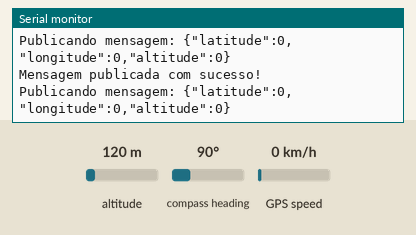
This sketch was run on a simulated ESP32. Shown: the last lines printed to the serial monitor. The inputs (shaded band) are chosen by the test bench; at power-on: altitude 120 m, compass heading 90°, GPS speed 0 km/h. WiFi joins after 1.5 s; servers stay silent unless stated; the GPS gets a fix after 3 s at 37.7749, -122.4194 with 8 satellites; no MQTT or app messages arrive unless stated.

Above: at 2.8 s.
2.9 s: altitude set to 20 m
At 3.8 s:
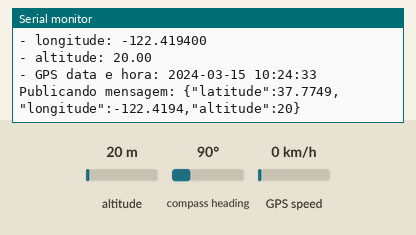
5.1 s: altitude set to 250 m
At 6.0 s:
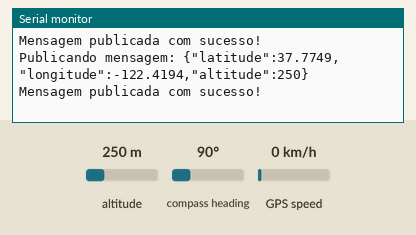
13.3 s: altitude set to 20 m
At 14.1 s:
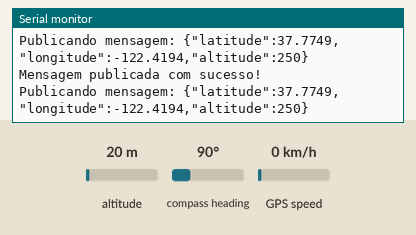
25.6 s: altitude set to 500 m
At 26.6 s:
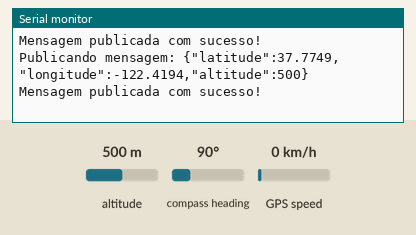
Timing chart, 0 to 28.6 s (numbered marks = the images above; inputs shaded):
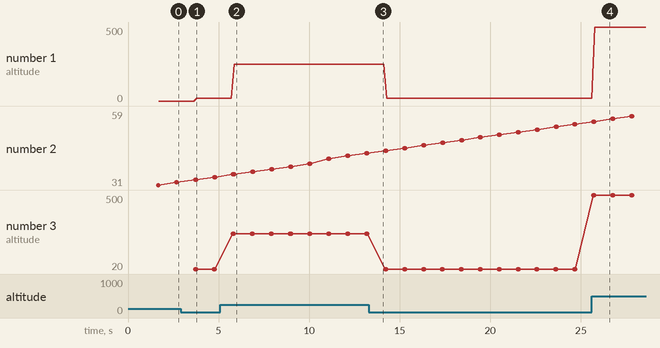

The sketch:

Device_ConteinerTracker.ino
```cpp
#include <Adafruit_MPU6050.h>
#include <TinyGPS++.h>
#include <Adafruit_Sensor.h>
#include <WiFiClientSecure.h>
#include <PubSubClient.h>
#include <ArduinoJson.h>
#include <Wire.h>
#include "secrets.h"
#include "WiFi.h"

#define GPS_BAUDRATE 9600
#define AWS_IOT_PUBLISH_TOPIC   "esp32/pub"

float lat, lng, alt;

Adafruit_MPU6050 mpu;
TinyGPSPlus gps;

WiFiClientSecure net = WiFiClientSecure();
PubSubClient client(net);

void setup() {
  // Inicializa a comunicação serial a 115200 bps
  Serial.begin(19200);
  Serial2.begin(GPS_BAUDRATE);

  // Aguarda até que as interfaces serial estejam disponíveis
  while (!Serial) {
    delay(10);
  }

  connectAWS();

  Serial.println(F("Sistema Inicializando..."));

  // Inicializa o MPU6050
  while (!mpu.begin()) {
    Serial.println(F("Falha ao encontrar o chip MPU6050"));
    delay(100);
  }

  // Configura detecção de movimento
  mpu.setHighPassFilter(MPU6050_HIGHPASS_0_63_HZ);
  mpu.setMotionDetectionThreshold(5);
  mpu.setMotionDetectionDuration(40);
  mpu.setInterruptPinLatch(true);  // Mantém latched. Desligará quando reiniciado.
  mpu.setInterruptPinPolarity(true);
  mpu.setMotionInterrupt(true);

  delay(100);
}

void loop() {
  // Verifica o status de interrupção de movimento
  if (mpu.getMotionInterruptStatus()) {
    // Tenta obter a posição GPS
    GetPos();
    publishMessage();
  }

  // Mantenha a conexão MQTT viva
  client.loop();

  delay(10);
}

void GetPos() {
  // Verifica se há dados disponíveis no Serial2
  while (Serial2.available() > 0) {
    // Codifica os dados do GPS
    if (gps.encode(Serial2.read())) {
      if (gps.location.isValid()) {
        Serial.print(F("- latitude: "));
        Serial.println(gps.location.lat(), 6);  // Precisão de 6 casas decimais
        lat = gps.location.lat();

        Serial.print(F("- longitude: "));
        Serial.println(gps.location.lng(), 6);  // Precisão de 6 casas decimais
        lng = gps.location.lng();

        Serial.print(F("- altitude: "));
        if (gps.altitude.isValid()) {
          Serial.println(gps.altitude.meters(), 2);  // Precisão de 2 casas decimais
          alt = gps.altitude.meters();

        } else {
          Serial.println(F("INVALIDO"));
        }
      } else {
        Serial.println(F("- localizacao: INVALIDO"));
      }

      Serial.print(F("- GPS data e hora: "));
      if (gps.date.isValid() && gps.time.isValid()) {
        Serial.printf("%04d-%02d-%02d %02d:%02d:%02d\n", gps.date.year(), gps.date.month(), gps.date.day(), gps.time.hour(), gps.time.minute(), gps.time.second());
      } else {
        Serial.println(F("INVALIDO"));
      }
    }
  }
}

void connectAWS()
{
  WiFi.mode(WIFI_STA);
  WiFi.begin(WIFI_SSID, WIFI_PASSWORD);

  Serial.println("Connecting to Wi-Fi");

  while (WiFi.status() != WL_CONNECTED)
  {
    delay(500);
    Serial.print(".");
  }

  // Configure WiFiClientSecure to use the AWS IoT device credentials
  net.setCACert(AWS_CERT_CA);
  net.setCertificate(AWS_CERT_CRT);
  net.setPrivateKey(AWS_CERT_PRIVATE);

  // Connect to the MQTT broker on the AWS endpoint we defined earlier
  client.setServer(AWS_IOT_ENDPOINT, 8883);

  Serial.println("Connecting to AWS IoT");

  while (!client.connect(THINGNAME))
  {
    Serial.print(".");
    delay(100);
  }

  if (!client.connected())
  {
    Serial.println("AWS IoT Timeout!");
    return;
  }

  Serial.println("AWS IoT Connected!");
}

void publishMessage()
{
  StaticJsonDocument<200> doc;
  doc["latitude"] = lat;
  doc["longitude"] = lng;
  doc["altitude"] = alt;
  char jsonBuffer[512];
  serializeJson(doc, jsonBuffer); // print to client

  Serial.print("Publicando mensagem: ");
  Serial.println(jsonBuffer);

  if (client.publish(AWS_IOT_PUBLISH_TOPIC, jsonBuffer)) {
    Serial.println("Mensagem publicada com sucesso!");
  } else {
    Serial.println("Falha ao publicar a mensagem!");
  }
}
```

secrets.h
```cpp
#include <pgmspace.h>

#define SECRET
#define THINGNAME "*********"                         //change this

const char WIFI_SSID[] = "******";               //change this
const char WIFI_PASSWORD[] = "*******";           //change this
const char AWS_IOT_ENDPOINT[] = "***************";       //change this

// Amazon Root CA 1

static const char AWS_CERT_CA[] PROGMEM = R"EOF(
-----BEGIN CERTIFICATE-----
-----END CERTIFICATE-----
)EOF";

// Device Certificate                                               //change this
static const char AWS_CERT_CRT[] PROGMEM = R"KEY(
-----BEGIN CERTIFICATE-----
-----END CERTIFICATE-----
)KEY";

// Device Private Key                                               //change this
static const char AWS_CERT_PRIVATE[] PROGMEM = R"KEY(
-----BEGIN RSA PRIVATE KEY-----
-----END RSA PRIVATE KEY-----
)KEY";
```

Measured:
- after the input at 2.9 s, the serial monitor: prints a new line after 0.80 s (image 1)
- after the input at 5.1 s, the serial monitor: prints a new line after 0.69 s (image 2)
- after the input at 25.6 s, the serial monitor: prints a new line after 0.08 s (image 4)
- plotted number 1: 0 → 20 after the input at 2.9 s, 20 → 250 after the input at 5.1 s, 250 → 20 after the input at 13.3 s, 20 → 500 after the input at 25.6 s
- plotted number 3: 20 → 250 after the input at 5.1 s, 250 → 20 after the input at 13.3 s, 20 → 500 after the input at 25.6 s
